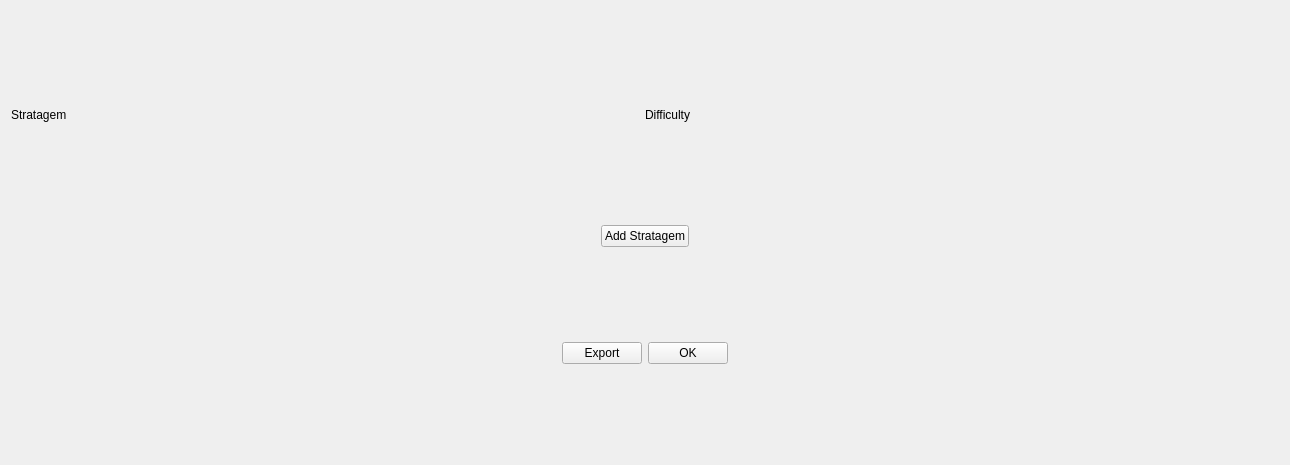
<?xml version="1.0" encoding="UTF-8"?>
<ui version="4.0">
 <class>PlaylistItem</class>
 <widget class="QWidget" name="PlaylistItem">
  <property name="geometry">
   <rect>
    <x>0</x>
    <y>0</y>
    <width>1290</width>
    <height>465</height>
   </rect>
  </property>
  <property name="windowTitle">
   <string>Form</string>
  </property>
  <layout class="QVBoxLayout" name="verticalLayout">
   <item>
    <layout class="QHBoxLayout" name="Head">
     <property name="spacing">
      <number>0</number>
     </property>
     <property name="sizeConstraint">
      <enum>QLayout::SetMinAndMaxSize</enum>
     </property>
     <item>
      <widget class="QLabel" name="Name">
       <property name="maximumSize">
        <size>
         <width>16777215</width>
         <height>30</height>
        </size>
       </property>
       <property name="text">
        <string>Stratagem</string>
       </property>
      </widget>
     </item>
     <item>
      <widget class="QLabel" name="Difficulty">
       <property name="maximumSize">
        <size>
         <width>16777215</width>
         <height>30</height>
        </size>
       </property>
       <property name="text">
        <string>Difficulty</string>
       </property>
      </widget>
     </item>
    </layout>
   </item>
   <item>
    <layout class="QVBoxLayout" name="Stratagems">
     <item>
      <layout class="QHBoxLayout" name="Stratagems_1"/>
     </item>
     <item>
      <layout class="QHBoxLayout" name="Stratagems_2"/>
     </item>
     <item>
      <layout class="QHBoxLayout" name="Stratagems_3"/>
     </item>
    </layout>
   </item>
   <item>
    <layout class="QHBoxLayout" name="horizontalLayout">
     <item>
      <spacer name="horizontalSpacer_3">
       <property name="orientation">
        <enum>Qt::Horizontal</enum>
       </property>
       <property name="sizeHint" stdset="0">
        <size>
         <width>30</width>
         <height>20</height>
        </size>
       </property>
      </spacer>
     </item>
     <item>
      <widget class="QPushButton" name="AddStratagemButton">
       <property name="text">
        <string>Add Stratagem</string>
       </property>
      </widget>
     </item>
     <item>
      <spacer name="horizontalSpacer_4">
       <property name="orientation">
        <enum>Qt::Horizontal</enum>
       </property>
       <property name="sizeHint" stdset="0">
        <size>
         <width>30</width>
         <height>20</height>
        </size>
       </property>
      </spacer>
     </item>
    </layout>
   </item>
   <item>
    <layout class="QHBoxLayout" name="ControlButtons">
     <item>
      <spacer name="horizontalSpacer">
       <property name="orientation">
        <enum>Qt::Horizontal</enum>
       </property>
       <property name="sizeHint" stdset="0">
        <size>
         <width>40</width>
         <height>20</height>
        </size>
       </property>
      </spacer>
     </item>
     <item>
      <widget class="QPushButton" name="Export">
       <property name="text">
        <string>Export</string>
       </property>
      </widget>
     </item>
     <item>
      <widget class="QPushButton" name="Cancel">
       <property name="text">
        <string>OK</string>
       </property>
      </widget>
     </item>
     <item>
      <spacer name="horizontalSpacer_2">
       <property name="orientation">
        <enum>Qt::Horizontal</enum>
       </property>
       <property name="sizeHint" stdset="0">
        <size>
         <width>40</width>
         <height>20</height>
        </size>
       </property>
      </spacer>
     </item>
    </layout>
   </item>
  </layout>
 </widget>
 <resources/>
 <connections>
  <connection>
   <sender>Cancel</sender>
   <signal>clicked()</signal>
   <receiver>PlaylistItem</receiver>
   <slot>close()</slot>
   <hints>
    <hint type="sourcelabel">
     <x>315</x>
     <y>430</y>
    </hint>
    <hint type="destinationlabel">
     <x>644</x>
     <y>232</y>
    </hint>
   </hints>
  </connection>
 </connections>
</ui>
